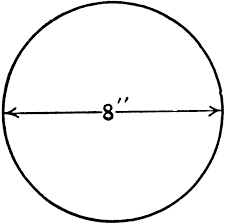
#> input picture data/cirlce.png, 225 x 224 px
$ jupyter execute Circle_Detection.ipynb   (shell and % lines are left out)
#> lines starting #> are read from the running program, lines starting #| are printed output that depends on the picture; after the words box and inside, x2 and y2 are one past the last pixel; in counts of white or black regions, pixels touching at a corner belong together
Hough Circle Transform

A circle is represented mathematically as (x-x_center)^2 + (y - y_center)^2 = r^2 where (x_center,y_center) is the center of the circle, and r is the radius of the circle. From equation, we can see we have 3 parameters, so we need a 3D accumulator for hough transform, which would be highly ineffective. So OpenCV uses more trickier method, Hough Gradient Method which uses the gradient information of edges.

The function we use here is cv2.HoughCircles(). It has plenty of arguments which are well explained in the documentation. So we directly go to the code.

[cell 1]
import cv2
import numpy as np
import matplotlib.pyplot as plt

[cell 2]
#read image in grayscale mode,because medianBlur not working with RGB images
image = cv2.imread('data/cirlce.png',1)
#> image is the input picture: shape (224, 225, 3); min 0, max 255, mean 242.9
image_8bit = cv2.imread('data/cirlce.png',0) #Hough transform processing wants 8-bit image
#> image_8bit: shape (224, 225); min 0, max 255, mean 242.9

[cell 3]
plt.imshow(image_8bit)

[cell 4]
plt.imshow(image)

[cell 5]
circles = cv2.HoughCircles(image_8bit,cv2.HOUGH_GRADIENT,1,20,param1=50,param2=30,minRadius=0,maxRadius=0)
#> circles = [[114.5, 110.5, 110.1], [98.5, 95.5, 90.4], [106.5, 130.5, 91.2], [125.5, 93.5, 89.1], [127.5, 135.5, 83.1], [149.5, 73.5, 58.5]]

circles = np.uint16(np.around(circles))
#> circles = [[114, 110, 110], [98, 96, 90], [106, 130, 91], [126, 94, 89], [128, 136, 83], [150, 74, 58]]
for i in circles[0,:]:
    # draw the outer circle
    cv2.circle(image,(i[0],i[1]),i[2],(0,255,0),2)
    # draw the center of the circle
    cv2.circle(image,(i[0],i[1]),2,(0,0,255),3)
#> this loop made 6 passes
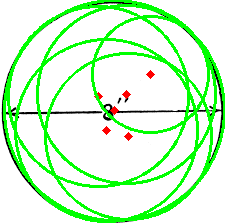
#> image: shape (224, 225, 3); 17.37% of pixels changed, all inside (x1, y1, x2, y2) = (3, 0, 225, 223)


cv2.imwrite("outputs/circle.png",image)
cv2.startWindowThread()

cv2.imshow('detected circles',image)
cv2.waitKey(0)
#> Out = 27
#cv2.destroyAllWindows()
